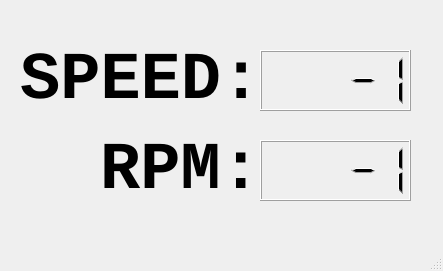
<?xml version="1.0" encoding="UTF-8"?>
<ui version="4.0">
 <class>BasicDisplay</class>
 <widget class="QMainWindow" name="BasicDisplay">
  <property name="geometry">
   <rect>
    <x>0</x>
    <y>0</y>
    <width>443</width>
    <height>271</height>
   </rect>
  </property>
  <property name="windowTitle">
   <string>Display</string>
  </property>
  <widget class="QWidget" name="centralwidget">
   <widget class="QLCDNumber" name="lcdNumber">
    <property name="geometry">
     <rect>
      <x>260</x>
      <y>50</y>
      <width>151</width>
      <height>61</height>
     </rect>
    </property>
    <property name="intValue" stdset="0">
     <number>-1</number>
    </property>
   </widget>
   <widget class="QLCDNumber" name="lcdRPM">
    <property name="geometry">
     <rect>
      <x>260</x>
      <y>140</y>
      <width>151</width>
      <height>61</height>
     </rect>
    </property>
    <property name="intValue" stdset="0">
     <number>-1</number>
    </property>
   </widget>
   <widget class="QLabel" name="speedLabel">
    <property name="geometry">
     <rect>
      <x>20</x>
      <y>50</y>
      <width>231</width>
      <height>61</height>
     </rect>
    </property>
    <property name="font">
     <font>
      <family>Monospace</family>
      <pointsize>50</pointsize>
      <bold>true</bold>
     </font>
    </property>
    <property name="text">
     <string>SPEED:</string>
    </property>
   </widget>
   <widget class="QLabel" name="rpmLabel">
    <property name="geometry">
     <rect>
      <x>100</x>
      <y>140</y>
      <width>171</width>
      <height>61</height>
     </rect>
    </property>
    <property name="font">
     <font>
      <family>Monospace</family>
      <pointsize>50</pointsize>
      <bold>true</bold>
      <strikeout>false</strikeout>
     </font>
    </property>
    <property name="text">
     <string>RPM:</string>
    </property>
   </widget>
  </widget>
  <widget class="QMenuBar" name="menubar">
   <property name="geometry">
    <rect>
     <x>0</x>
     <y>0</y>
     <width>443</width>
     <height>19</height>
    </rect>
   </property>
  </widget>
  <widget class="QStatusBar" name="statusbar"/>
 </widget>
 <resources/>
 <connections/>
</ui>
